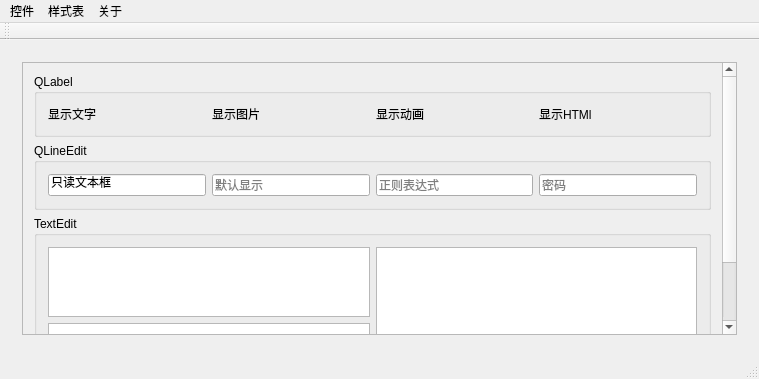
<?xml version="1.0" encoding="UTF-8"?>
<ui version="4.0">
 <class>MainWindow</class>
 <widget class="QMainWindow" name="MainWindow">
  <property name="geometry">
   <rect>
    <x>0</x>
    <y>0</y>
    <width>759</width>
    <height>379</height>
   </rect>
  </property>
  <property name="windowTitle">
   <string>MainWindow</string>
  </property>
  <widget class="QWidget" name="centralWidget">
   <layout class="QHBoxLayout" name="horizontalLayout">
    <item>
     <widget class="QStackedWidget" name="stackedWidget">
      <property name="currentIndex">
       <number>3</number>
      </property>
      <widget class="QWidget" name="page_7">
       <layout class="QGridLayout" name="gridLayout_15">
        <item row="0" column="0">
         <widget class="QGroupBox" name="gBox_datetime">
          <property name="title">
           <string>Date and Time</string>
          </property>
          <layout class="QGridLayout" name="gridLayout_5">
           <item row="0" column="0">
            <widget class="QTimeEdit" name="timeEdit"/>
           </item>
           <item row="1" column="0">
            <widget class="QDateEdit" name="dateEdit"/>
           </item>
           <item row="2" column="0">
            <widget class="QDateTimeEdit" name="dateTimeEdit"/>
           </item>
          </layout>
         </widget>
        </item>
        <item row="0" column="1">
         <widget class="QCalendarWidget" name="calendarWidget"/>
        </item>
       </layout>
      </widget>
      <widget class="QWidget" name="page_5">
       <layout class="QGridLayout" name="gridLayout_13">
        <item row="0" column="1" rowspan="3">
         <widget class="QGroupBox" name="groupBox_7">
          <property name="title">
           <string>GroupBox</string>
          </property>
          <layout class="QGridLayout" name="gridLayout_12">
           <item row="0" column="0">
            <layout class="QHBoxLayout" name="horizontalLayout_6">
             <item>
              <widget class="QDial" name="dial"/>
             </item>
             <item>
              <widget class="QLCDNumber" name="lcdNumber">
               <property name="digitCount">
                <number>3</number>
               </property>
               <property name="intValue" stdset="0">
                <number>0</number>
               </property>
              </widget>
             </item>
            </layout>
           </item>
          </layout>
         </widget>
        </item>
        <item row="4" column="1">
         <widget class="QDialogButtonBox" name="buttonBox">
          <property name="standardButtons">
           <set>QDialogButtonBox::Cancel|QDialogButtonBox::Ok</set>
          </property>
         </widget>
        </item>
        <item row="0" column="0" rowspan="5">
         <widget class="QToolBox" name="toolBox">
          <property name="currentIndex">
           <number>0</number>
          </property>
          <widget class="QWidget" name="page">
           <property name="geometry">
            <rect>
             <x>0</x>
             <y>0</y>
             <width>354</width>
             <height>210</height>
            </rect>
           </property>
           <attribute name="label">
            <string>Page 1</string>
           </attribute>
           <layout class="QGridLayout" name="gridLayout_9">
            <item row="0" column="0">
             <widget class="QCommandLinkButton" name="commandLinkButton">
              <property name="text">
               <string>CommandLinkButton</string>
              </property>
             </widget>
            </item>
           </layout>
          </widget>
          <widget class="QWidget" name="page_2">
           <property name="geometry">
            <rect>
             <x>0</x>
             <y>0</y>
             <width>354</width>
             <height>210</height>
            </rect>
           </property>
           <attribute name="label">
            <string>Page 2</string>
           </attribute>
           <layout class="QGridLayout" name="gridLayout_16">
            <item row="0" column="0">
             <widget class="QKeySequenceEdit" name="keySequenceEdit"/>
            </item>
           </layout>
          </widget>
         </widget>
        </item>
        <item row="3" column="1">
         <spacer name="verticalSpacer">
          <property name="orientation">
           <enum>Qt::Vertical</enum>
          </property>
          <property name="sizeHint" stdset="0">
           <size>
            <width>20</width>
            <height>40</height>
           </size>
          </property>
         </spacer>
        </item>
       </layout>
      </widget>
      <widget class="QWidget" name="page_2">
       <layout class="QGridLayout" name="gridLayout_10">
        <item row="0" column="0">
         <widget class="QGroupBox" name="gBox_btn">
          <property name="title">
           <string>QPushButton</string>
          </property>
          <layout class="QGridLayout" name="gridLayout_8">
           <item row="0" column="0">
            <layout class="QHBoxLayout" name="horizontalLayout_3">
             <item>
              <widget class="QPushButton" name="btn_1">
               <property name="text">
                <string>按钮1</string>
               </property>
              </widget>
             </item>
             <item>
              <widget class="QPushButton" name="btn_2">
               <property name="text">
                <string>按钮2</string>
               </property>
               <property name="iconSize">
                <size>
                 <width>16</width>
                 <height>16</height>
                </size>
               </property>
               <property name="autoDefault">
                <bool>false</bool>
               </property>
              </widget>
             </item>
            </layout>
           </item>
           <item row="1" column="0">
            <layout class="QHBoxLayout" name="horizontalLayout_4">
             <item>
              <widget class="QPushButton" name="btn_3">
               <property name="text">
                <string>按钮3</string>
               </property>
               <property name="autoRepeat">
                <bool>false</bool>
               </property>
              </widget>
             </item>
             <item>
              <widget class="QPushButton" name="btn_4">
               <property name="text">
                <string>按钮4</string>
               </property>
              </widget>
             </item>
            </layout>
           </item>
          </layout>
         </widget>
        </item>
        <item row="0" column="1" colspan="2">
         <widget class="QGroupBox" name="gBox_Box">
          <property name="title">
           <string>ComboBox and SpinBox</string>
          </property>
          <layout class="QGridLayout" name="gridLayout_3">
           <item row="2" column="3">
            <widget class="QComboBox" name="comboBox"/>
           </item>
           <item row="2" column="0">
            <widget class="QSpinBox" name="spinBox_R"/>
           </item>
           <item row="2" column="2">
            <widget class="QDoubleSpinBox" name="doubleSpinBox_B"/>
           </item>
           <item row="1" column="0" colspan="4">
            <widget class="QFontComboBox" name="fontComboBox"/>
           </item>
           <item row="2" column="1">
            <widget class="QSpinBox" name="spinBox_G"/>
           </item>
          </layout>
         </widget>
        </item>
        <item row="1" column="0">
         <widget class="QGroupBox" name="gBox_tbtn">
          <property name="title">
           <string>QToolButton</string>
          </property>
          <layout class="QGridLayout" name="gridLayout_11">
           <item row="0" column="0">
            <layout class="QHBoxLayout" name="horizontalLayout_8">
             <item>
              <widget class="QToolButton" name="tbtn_1">
               <property name="minimumSize">
                <size>
                 <width>50</width>
                 <height>50</height>
                </size>
               </property>
               <property name="text">
                <string/>
               </property>
              </widget>
             </item>
             <item>
              <widget class="QToolButton" name="tbtn_2">
               <property name="minimumSize">
                <size>
                 <width>50</width>
                 <height>50</height>
                </size>
               </property>
               <property name="text">
                <string/>
               </property>
               <property name="checkable">
                <bool>false</bool>
               </property>
               <property name="autoRaise">
                <bool>false</bool>
               </property>
              </widget>
             </item>
            </layout>
           </item>
           <item row="1" column="0">
            <layout class="QHBoxLayout" name="horizontalLayout_9">
             <item>
              <widget class="QToolButton" name="tbtn_3">
               <property name="minimumSize">
                <size>
                 <width>50</width>
                 <height>50</height>
                </size>
               </property>
               <property name="focusPolicy">
                <enum>Qt::NoFocus</enum>
               </property>
               <property name="autoFillBackground">
                <bool>false</bool>
               </property>
               <property name="text">
                <string/>
               </property>
               <property name="checkable">
                <bool>false</bool>
               </property>
               <property name="autoRepeat">
                <bool>false</bool>
               </property>
               <property name="autoExclusive">
                <bool>false</bool>
               </property>
               <property name="autoRaise">
                <bool>false</bool>
               </property>
              </widget>
             </item>
             <item>
              <widget class="QToolButton" name="tbtn_4">
               <property name="minimumSize">
                <size>
                 <width>50</width>
                 <height>50</height>
                </size>
               </property>
               <property name="text">
                <string/>
               </property>
              </widget>
             </item>
            </layout>
           </item>
          </layout>
         </widget>
        </item>
        <item row="1" column="1">
         <widget class="QGroupBox" name="gBox_rbtn">
          <property name="title">
           <string>QRadioButton</string>
          </property>
          <layout class="QGridLayout" name="gridLayout">
           <item row="0" column="0">
            <layout class="QVBoxLayout" name="verticalLayout_4">
             <item>
              <widget class="QRadioButton" name="rBtn_1">
               <property name="text">
                <string>RadioButton</string>
               </property>
               <property name="autoRepeat">
                <bool>false</bool>
               </property>
               <property name="autoExclusive">
                <bool>true</bool>
               </property>
              </widget>
             </item>
             <item>
              <widget class="QRadioButton" name="rBtn_3">
               <property name="text">
                <string>RadioButton</string>
               </property>
              </widget>
             </item>
            </layout>
           </item>
           <item row="0" column="1">
            <layout class="QVBoxLayout" name="verticalLayout_2">
             <item>
              <widget class="QRadioButton" name="rBtn_2">
               <property name="text">
                <string>RadioButton</string>
               </property>
              </widget>
             </item>
             <item>
              <widget class="QRadioButton" name="rBtn_4">
               <property name="text">
                <string>RadioButton</string>
               </property>
              </widget>
             </item>
            </layout>
           </item>
          </layout>
         </widget>
        </item>
        <item row="1" column="2">
         <widget class="QGroupBox" name="gBox_cBox">
          <property name="title">
           <string>QCheckBox</string>
          </property>
          <layout class="QGridLayout" name="gridLayout_6">
           <item row="0" column="0">
            <layout class="QVBoxLayout" name="verticalLayout_6">
             <item>
              <widget class="QCheckBox" name="cBox_1">
               <property name="text">
                <string>CheckBox</string>
               </property>
              </widget>
             </item>
             <item>
              <widget class="QCheckBox" name="cBox_3">
               <property name="text">
                <string>CheckBox</string>
               </property>
              </widget>
             </item>
            </layout>
           </item>
           <item row="0" column="1">
            <layout class="QVBoxLayout" name="verticalLayout_5">
             <item>
              <widget class="QCheckBox" name="cBox_2">
               <property name="text">
                <string>CheckBox</string>
               </property>
              </widget>
             </item>
             <item>
              <widget class="QCheckBox" name="cBox_4">
               <property name="text">
                <string>CheckBox</string>
               </property>
              </widget>
             </item>
            </layout>
           </item>
          </layout>
         </widget>
        </item>
       </layout>
      </widget>
      <widget class="QWidget" name="page_3">
       <layout class="QGridLayout" name="gridLayout_7">
        <item row="0" column="0">
         <widget class="QScrollArea" name="scrollArea">
          <property name="widgetResizable">
           <bool>true</bool>
          </property>
          <widget class="QWidget" name="scrollAreaWidgetContents">
           <property name="geometry">
            <rect>
             <x>0</x>
             <y>0</y>
             <width>692</width>
             <height>372</height>
            </rect>
           </property>
           <layout class="QGridLayout" name="gridLayout_4">
            <item row="0" column="0">
             <widget class="QGroupBox" name="gBox_lab">
              <property name="title">
               <string>QLabel</string>
              </property>
              <layout class="QHBoxLayout" name="horizontalLayout_7">
               <item>
                <widget class="QLabel" name="lab_1">
                 <property name="text">
                  <string>显示文字</string>
                 </property>
                </widget>
               </item>
               <item>
                <widget class="QLabel" name="lab_2">
                 <property name="text">
                  <string>显示图片</string>
                 </property>
                </widget>
               </item>
               <item>
                <widget class="QLabel" name="lab_3">
                 <property name="text">
                  <string>显示动画</string>
                 </property>
                </widget>
               </item>
               <item>
                <widget class="QLabel" name="lab_4">
                 <property name="text">
                  <string>显示HTMl</string>
                 </property>
                </widget>
               </item>
              </layout>
             </widget>
            </item>
            <item row="1" column="0">
             <widget class="QGroupBox" name="gBox_lineedit">
              <property name="title">
               <string>QLineEdit</string>
              </property>
              <layout class="QHBoxLayout" name="horizontalLayout_2">
               <item>
                <widget class="QLineEdit" name="lineEdit_1">
                 <property name="text">
                  <string>只读文本框</string>
                 </property>
                 <property name="readOnly">
                  <bool>true</bool>
                 </property>
                </widget>
               </item>
               <item>
                <widget class="QLineEdit" name="lineEdit_2">
                 <property name="placeholderText">
                  <string>默认显示</string>
                 </property>
                </widget>
               </item>
               <item>
                <widget class="QLineEdit" name="lineEdit_3">
                 <property name="text">
                  <string/>
                 </property>
                 <property name="placeholderText">
                  <string>正则表达式</string>
                 </property>
                </widget>
               </item>
               <item>
                <widget class="QLineEdit" name="lineEdit_4">
                 <property name="text">
                  <string/>
                 </property>
                 <property name="echoMode">
                  <enum>QLineEdit::Password</enum>
                 </property>
                 <property name="readOnly">
                  <bool>false</bool>
                 </property>
                 <property name="placeholderText">
                  <string>密码</string>
                 </property>
                </widget>
               </item>
              </layout>
             </widget>
            </item>
            <item row="2" column="0">
             <widget class="QGroupBox" name="gBox_textedit">
              <property name="title">
               <string>TextEdit</string>
              </property>
              <layout class="QHBoxLayout" name="horizontalLayout_5">
               <item>
                <layout class="QVBoxLayout" name="verticalLayout_3">
                 <item>
                  <widget class="QTextBrowser" name="textBrowser"/>
                 </item>
                 <item>
                  <widget class="QPlainTextEdit" name="plainTextEdit"/>
                 </item>
                </layout>
               </item>
               <item>
                <widget class="QTextEdit" name="textEdit"/>
               </item>
              </layout>
             </widget>
            </item>
           </layout>
          </widget>
         </widget>
        </item>
       </layout>
      </widget>
      <widget class="QWidget" name="page_4">
       <layout class="QGridLayout" name="gridLayout_14">
        <item row="0" column="0">
         <widget class="QGroupBox" name="gBox_bar">
          <property name="title">
           <string>ProgressBar Slider ScrollBar</string>
          </property>
          <layout class="QGridLayout" name="gridLayout_2">
           <item row="0" column="0">
            <layout class="QVBoxLayout" name="verticalLayout">
             <item>
              <widget class="QProgressBar" name="progressBar">
               <property name="value">
                <number>24</number>
               </property>
               <property name="alignment">
                <set>Qt::AlignCenter</set>
               </property>
               <property name="textDirection">
                <enum>QProgressBar::TopToBottom</enum>
               </property>
              </widget>
             </item>
             <item>
              <widget class="QSlider" name="horizontalSlider">
               <property name="orientation">
                <enum>Qt::Horizontal</enum>
               </property>
              </widget>
             </item>
             <item>
              <widget class="QScrollBar" name="horizontalScrollBar">
               <property name="orientation">
                <enum>Qt::Horizontal</enum>
               </property>
              </widget>
             </item>
            </layout>
           </item>
           <item row="0" column="1">
            <widget class="QSlider" name="verticalSlider">
             <property name="orientation">
              <enum>Qt::Vertical</enum>
             </property>
            </widget>
           </item>
           <item row="0" column="2">
            <widget class="QScrollBar" name="verticalScrollBar">
             <property name="orientation">
              <enum>Qt::Vertical</enum>
             </property>
            </widget>
           </item>
          </layout>
         </widget>
        </item>
       </layout>
      </widget>
     </widget>
    </item>
   </layout>
  </widget>
  <widget class="QMenuBar" name="menuBar">
   <property name="geometry">
    <rect>
     <x>0</x>
     <y>0</y>
     <width>759</width>
     <height>26</height>
    </rect>
   </property>
   <widget class="QMenu" name="menu_page">
    <property name="title">
     <string>控件</string>
    </property>
    <addaction name="action_btn"/>
    <addaction name="action_text"/>
    <addaction name="action_bar"/>
    <addaction name="action_datetime"/>
    <addaction name="action_etc"/>
   </widget>
   <widget class="QMenu" name="menu_style">
    <property name="title">
     <string>样式表</string>
    </property>
   </widget>
   <widget class="QMenu" name="menu">
    <property name="title">
     <string>关于</string>
    </property>
    <addaction name="action_about"/>
    <addaction name="action_exit"/>
   </widget>
   <addaction name="menu_page"/>
   <addaction name="menu_style"/>
   <addaction name="menu"/>
  </widget>
  <widget class="QToolBar" name="mainToolBar">
   <attribute name="toolBarArea">
    <enum>TopToolBarArea</enum>
   </attribute>
   <attribute name="toolBarBreak">
    <bool>false</bool>
   </attribute>
  </widget>
  <widget class="QStatusBar" name="statusBar"/>
  <action name="action_btn">
   <property name="text">
    <string>按钮</string>
   </property>
  </action>
  <action name="action_text">
   <property name="text">
    <string>文本</string>
   </property>
  </action>
  <action name="action_bar">
   <property name="text">
    <string>进度条</string>
   </property>
  </action>
  <action name="action_datetime">
   <property name="text">
    <string>时间日期</string>
   </property>
  </action>
  <action name="action_etc">
   <property name="text">
    <string>其他</string>
   </property>
  </action>
  <action name="action_exit">
   <property name="text">
    <string>退出</string>
   </property>
  </action>
  <action name="action_about">
   <property name="text">
    <string>关于Qt</string>
   </property>
  </action>
 </widget>
 <layoutdefault spacing="6" margin="11"/>
 <resources/>
 <connections>
  <connection>
   <sender>progressBar</sender>
   <signal>valueChanged(int)</signal>
   <receiver>horizontalSlider</receiver>
   <slot>setValue(int)</slot>
   <hints>
    <hint type="sourcelabel">
     <x>110</x>
     <y>80</y>
    </hint>
    <hint type="destinationlabel">
     <x>110</x>
     <y>80</y>
    </hint>
   </hints>
  </connection>
  <connection>
   <sender>progressBar</sender>
   <signal>valueChanged(int)</signal>
   <receiver>verticalSlider</receiver>
   <slot>setValue(int)</slot>
   <hints>
    <hint type="sourcelabel">
     <x>110</x>
     <y>80</y>
    </hint>
    <hint type="destinationlabel">
     <x>110</x>
     <y>80</y>
    </hint>
   </hints>
  </connection>
  <connection>
   <sender>horizontalSlider</sender>
   <signal>valueChanged(int)</signal>
   <receiver>progressBar</receiver>
   <slot>setValue(int)</slot>
   <hints>
    <hint type="sourcelabel">
     <x>110</x>
     <y>80</y>
    </hint>
    <hint type="destinationlabel">
     <x>110</x>
     <y>80</y>
    </hint>
   </hints>
  </connection>
  <connection>
   <sender>verticalSlider</sender>
   <signal>valueChanged(int)</signal>
   <receiver>progressBar</receiver>
   <slot>setValue(int)</slot>
   <hints>
    <hint type="sourcelabel">
     <x>110</x>
     <y>80</y>
    </hint>
    <hint type="destinationlabel">
     <x>110</x>
     <y>80</y>
    </hint>
   </hints>
  </connection>
  <connection>
   <sender>dial</sender>
   <signal>sliderMoved(int)</signal>
   <receiver>lcdNumber</receiver>
   <slot>display(int)</slot>
   <hints>
    <hint type="sourcelabel">
     <x>110</x>
     <y>80</y>
    </hint>
    <hint type="destinationlabel">
     <x>110</x>
     <y>80</y>
    </hint>
   </hints>
  </connection>
 </connections>
</ui>
